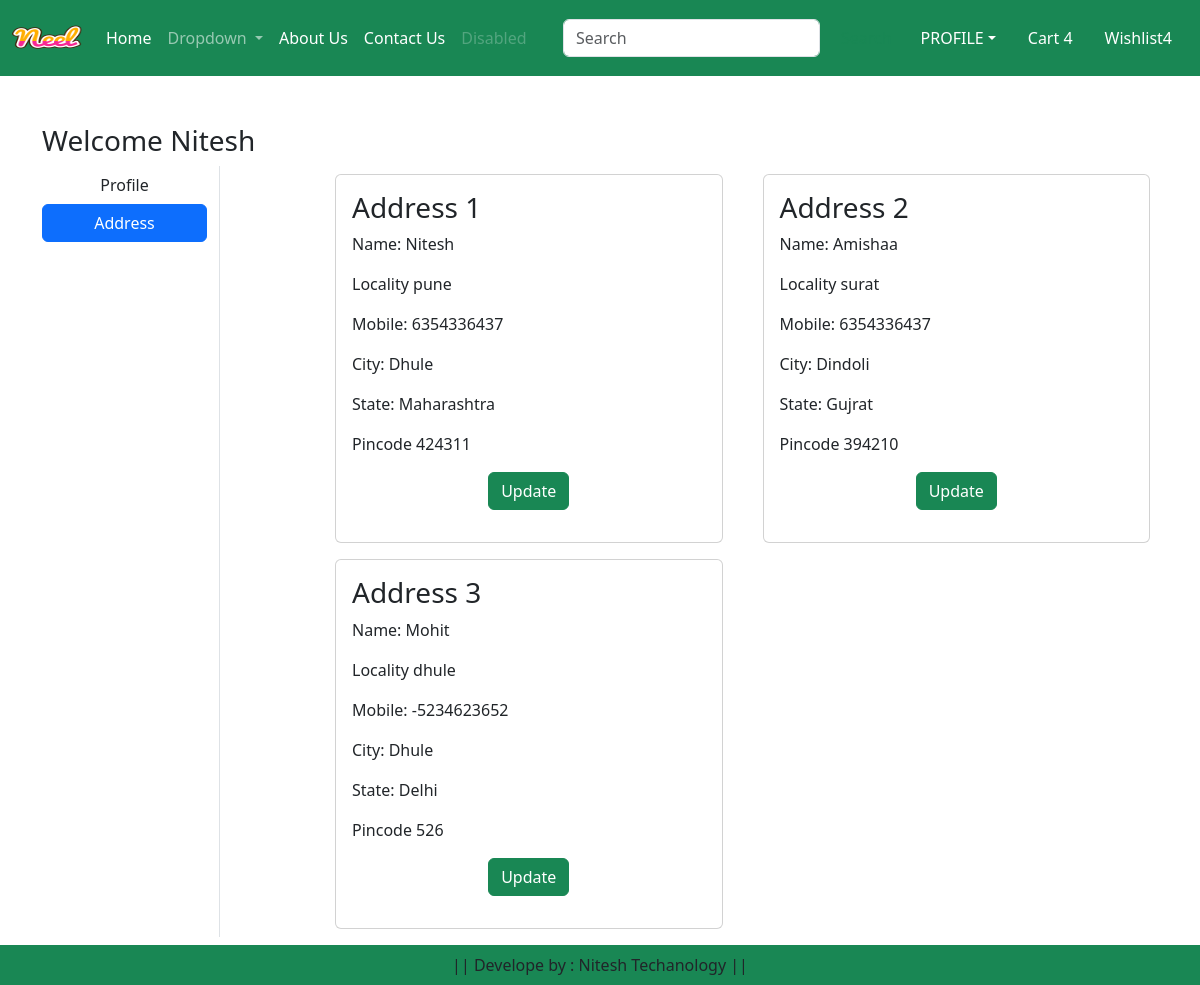
The page /address/ (signed in) on the database its author committed.
### app/models.py (models this page shows, shortened)
class Customer(models.Model):
    user=models.ForeignKey(User,on_delete=models.CASCADE)
    name=models.CharField(max_length=20)
    locality=models.CharField(max_length=200)
    city=models.CharField(max_length=50)
    mobile=models.IntegerField(default=0)
    zipcode=models.IntegerField()
    state=models.CharField(choices=STATE_CHOICES,max_length=100)

### app/views.py (the view)
# urls.py: path("address/",views.address, name="address"),
def address(request):
    add=Customer.objects.filter(user=request.user)
    return render(request,'app/address.html',locals())

### app/templates/app/address.html (shortened to what this page needs)
{% extends "app/base.html" %}
{% load static %}
{% block main-content %}
<div class="container my-5">
    <div class="row">
     <h3>Welcome <span class="text-capitalize">{{request.user}}</span></h3>
        <div class="col-sm-2 border-end">
            <ul class="list-unstyled">
                <li class="d-grid"><a href="{% url 'profile' %}" class="btn">Profile</a></li>
                <li class="d-grid"><a href="{% url 'address' %}" class="btn  btn-primary">Address</a></li>
            </ul>
        </div>
        <div class="col-sm-9 offset-sm-1">
            <div class="row">
                {% for ad in add %}
                <div class="col-sm-6">
                    <div class="card m-2">
                     <div class="card-body">
                        <h3>Address {{forloop.counter}}</h3>
                        <p>Name: {{ad.name}}</p>
                        <p>Locality {{ad.locality}}</p>
                        <p>Mobile: {{ad.mobile}}</p>
                        <p>City: {{ad.city}}</p>
                        <p>State: {{ad.state}}</p>
                        <p>Pincode {{ad.zipcode}}</p>
                        <p class="text-center"><a href="{% url 'updateAddress' pk=ad.id %}"
                         type="button" class="btn  btn-success">Update</a></p>
                     </div>
                    </div>
                </div>
                {% endfor %}
            </div>
        </div>
    </div>
</div>
{% endblock main-content %}

### rows shown on the page
Customer: name "Nitesh", locality "pune", mobile "6354336437", city "Dhule", state "Maharashtra", zipcode "424311"
Customer: name "Amishaa", locality "surat", mobile "6354336437", city "Dindoli", state "Gujrat", zipcode "394210"
Customer: name "Mohit", locality "dhule", mobile "-5234623652", city "Dhule", state "Delhi", zipcode "526"

### other values the page prints
{{ request.user }} "Nitesh"
